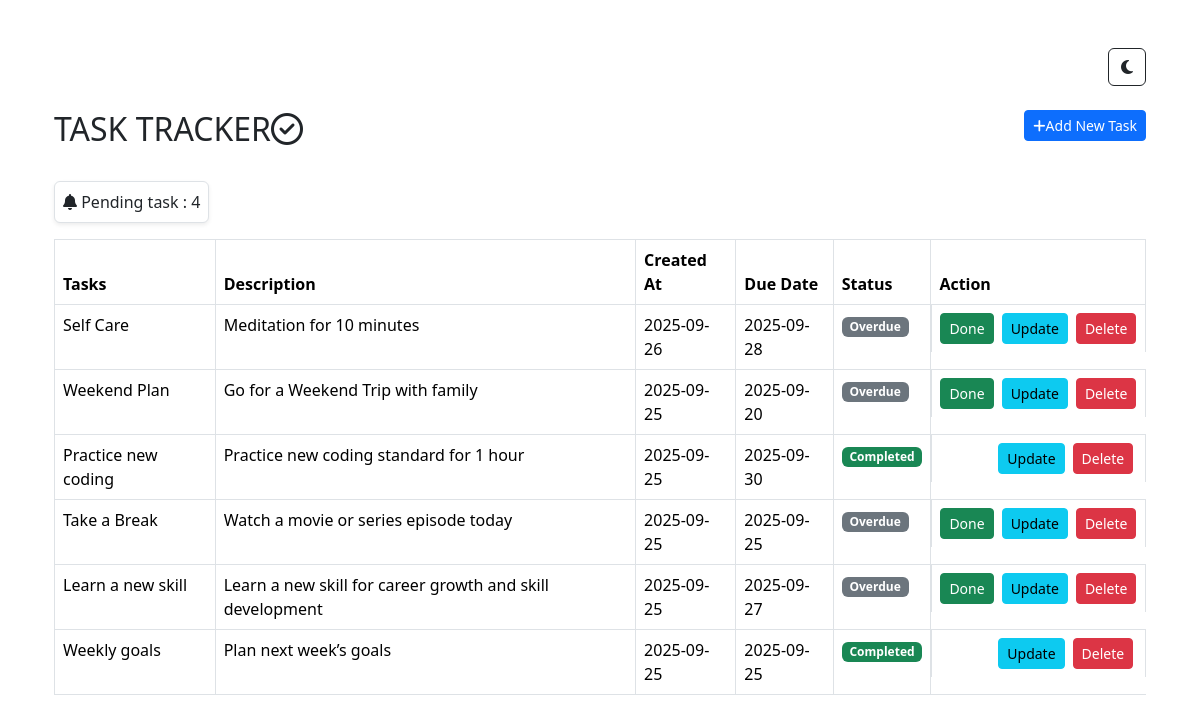
/, run on an earlier commit of the app's database.
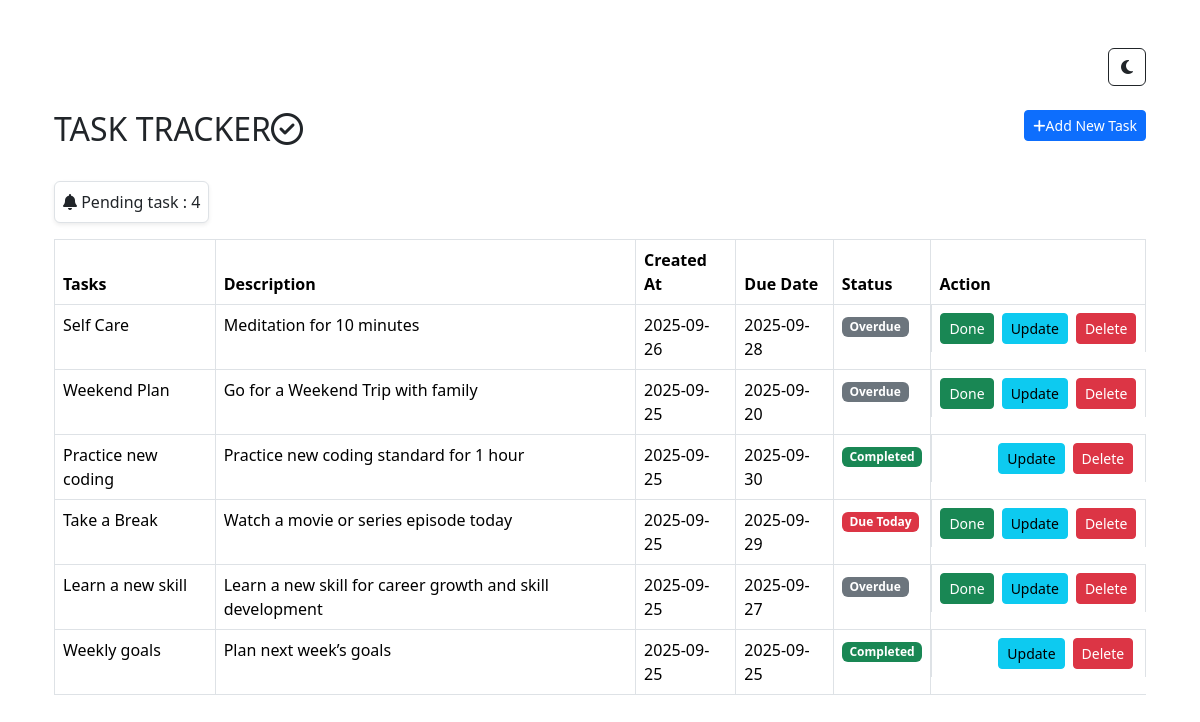
And on a later commit of the database.
### todo_app/models.py (models this page shows, shortened)
class Todo(models.Model):
    title = models.CharField(max_length=200)
    description = models.TextField()
    created_at = models.DateTimeField(auto_now_add=True)
    complete_task = models.BooleanField(default=False)
    due_date = models.DateField(null=True,blank=True)

### todo_app/views.py (the view)
# urls.py: path('', views.task_list, name='home'),
def task_list(request):
    tasks = Todo.objects.all().order_by("-created_at")
    today = date.today()
    pending_task = Todo.objects.all().filter(complete_task = False).count()
    return render(request,'home.html',{'tasks':tasks, 'today':today,'pending_task':pending_task })

### todo_app/templates/home.html (shortened to what this page needs)
{% extends "master.html" %}
{% block content%}
<body data-bs-theme="light">
    <div class="container mt-5">
        <div class="d-flex justify-content-end align-items-center mb-4">
            <button id="theme-toggle" class="btn btn-outline-secondary"></button>
        </div>
        <div class="d-flex justify-content-between align-items-center mb-4">
            <h2>TASK TRACKER<i class="fa-regular fa-circle-check"></i></h2>
            <a href="{% url 'add_task' %}" class="btn btn-primary btn-sm mb-3"><i class="fa-solid fa-plus"></i>Add New Task</a>
        </div>
        <div class="border rounded p-2 d-inline-block bg-body shadow-sm mb-3">
            <p class="mb-0"><i class="fa-solid fa-bell"></i> Pending task : {{ pending_task }}</p>
        </div>
        <table class="table table-hover  table-bordered mb-0">
            <thead>
                <tr>
                    <th>Tasks</th>
                    <th>Description</th>
                    <th>Created At</th>
                    <th>Due Date</th>
                    <th>Status</th>
                    <th>Action</th>
                </tr>
            </thead>
            <tbody>
                {% for task in tasks %}
                <tr draggable="true" ondragstart="dragit(event)" ondragover="dragover(event)" >
                    <td>{{ task.title }}</td>
                    <td>{{ task.description }}</td>
                    <td>{{ task.created_at|date:"Y-m-d" }}</td>
                    <td>{{ task.due_date|date:"Y-m-d" }}</td>
                    <td>
                        {% if task.complete_task %}
                            <span class="badge bg-success">Completed</span>
                        {% else %}
                            {% if task.due_date == today %}
                                <span class="badge bg-danger">Due Today</span>
                            {% elif task.due_date and task.due_date < today %}
                                <span class="badge bg-secondary">Overdue</span>
                            {% else %}
                                <span class="badge bg-warning">Pending</span>
                            {% endif %}
                        {% endif %}
                    </td>
                    <td class="d-flex gap-2">
                        {% if not task.complete_task %}
                        <span><a href="{% url 'complete_task' task.id %}" class="btn btn-success btn-sm">Done</a></span>
                        {% else %}
                        <span>&nbsp;&nbsp;&nbsp;&nbsp;&nbsp;&nbsp;&nbsp;&nbsp;&nbsp;&nbsp;&nbsp;&nbsp;</span>
                        {% endif %}
                        <span><a href="{% url 'update_task' task.id %}" class="btn btn-info btn-sm">Update</a></span>
                        <span><a href="{% url 'delete_task' task.id %}" class="btn btn-danger btn-sm">Delete</a></span>
                    </td>
                </tr>
                {% endfor %}
            </tbody>
        </table>
    </div>
</body>
{% endblock%}

What changed in the data, as far as the page shows it:
changed Todo "Take a Break": due_date "2025-09-25" → "2025-09-29"; due_date "Overdue" → "Due Today"
